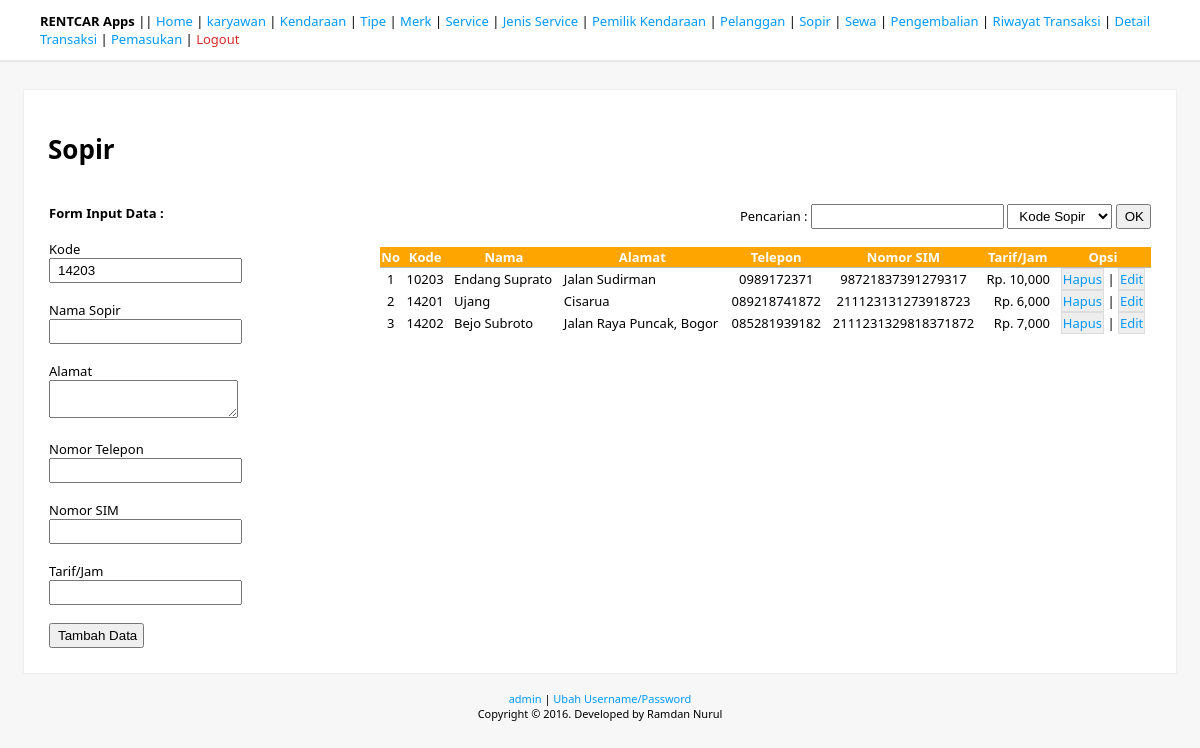
The app's page /sopir/index.php (signed in) with its own data.
### tables this page shows
CREATE TABLE IF NOT EXISTS `tb_sopir` (
  `IDSopir` varchar(7) NOT NULL,
  `NmSopir` varchar(25) NOT NULL,
  `AlmtSopir` text NOT NULL,
  `TelpSopir` varchar(20) NOT NULL,
  `NoSim` varchar(30) NOT NULL,
  `TarifPerJam` int(9) NOT NULL
);

### libs/pdo.class.crud.php (called while the page is built, shortened)
<?php
class crud extends PDO{
	public function select($tabel, $rows, $where = null, $order = null, $limit = null, $group = null){
		$command = 'SELECT '.$rows.' FROM '.$tabel;
		if ($where != null) {
			$command .=' WHERE '.$where;
		}
		if ($order != null) {
			$command .=' ORDER BY '.$order;
		}
		if ($limit != null) {
			$command .=' LIMIT '.$limit;
		}
		$query = parent::prepare($command);
		$query->execute();
		$posts = array();
		while ($row = $query->fetch(PDO::FETCH_ASSOC)) {
			$posts[] = $row;
		}
		return $this->result =  json_encode(array('stand'=>$posts));
	}
}
?>

### sopir/index.php (the view, shortened to what this page needs)
<?php
include("../libs/library.php");
$title_page = "Sopir";
$db_table = "tb_sopir";
$btn_submit = '<input type="submit" name="inp_submit" value="Tambah Data">';
$ambildata = json_decode($db->select($db_table,"*","IDSopir != '0'"));
$dis_input = "";
$primary = "IDSopir";
$e_inp_kode = getKode($db->select($db_table,$primary,"","$primary DESC","0,1"),$primary,"14");
$e_inp_nama = "";
$e_inp_alamat = "";
$e_inp_telp = "";
$e_inp_sim = "";
$e_inp_tarif = "";
$s_filter = array(
 'IDSopir' => "Kode Sopir",
 'NmSopir' => "Nama Sopir",
 'NoSim' => "Nomor Sim",
 'TarifPerJam' => "Tarif/Jam"
);
?>
<!DOCTYPE html>
<html>
<head>
    <link rel="stylesheet" href="../css/main.css">
</head>
<body>
<?php echo get_navbar1() ?>
<div class="kotak-utama">
<h1><?php echo $title_page ?></h1>
<br>
<table width="100%" border="0">
 <tr>
  <td width="30%" valign="top">
    <form method="post">
     <strong class="title-form"> Form Input Data :</strong> <br><br>
      Kode <br>
      <input type="text" name="inp_kode" value="<?php echo $e_inp_kode ?>" <?php echo $dis_input ?> required><br><br>
      Nama Sopir <br>
      <input type="text" name="inp_nama" value="<?php echo $e_inp_nama ?>" required><br><br>
       Alamat <br>
     <textarea type="text" name="inp_alamat" required><?php echo $e_inp_alamat ?></textarea><br><br>
       Nomor Telepon <br>
      <input type="text" name="inp_telp" value="<?php echo $e_inp_telp ?>" required><br><br>
       Nomor SIM <br>
      <input type="text" name="inp_sim" value="<?php echo $e_inp_sim ?>" required><br><br>
       Tarif/Jam <br>
      <input type="text" name="inp_tarif" value="<?php echo $e_inp_tarif ?>" required><br><br>
      <?php echo $btn_submit ?>
   </form>
  </td>
  <td valign="top">
   <form method="post" action="?f" class="align-right">
    Pencarian : <input type="text" name="inp_cari" value="<?php echo @$e_safe_cari ?>">
    <select name="inp_filter">
     <?php
    foreach($s_filter as $key => $value){
     $e_safe_filter==$key?$statSelect="Selected":$statSelect="";
     ?>
     <option value="<?php echo $key ?>" <?php echo $statSelect ?>><?php echo $value ?></option>
     <?php
    }
    ?>
    </select>
    <input type="submit" name="inp_btn_cari" value="OK">
   </form>
     <br>
   <table class="table" width="100%">
    <thead>
     <tr>
      <th>No</th>
      <th>Kode</th>
      <th>Nama</th>
      <th>Alamat</th>
      <th>Telepon</th>
      <th>Nomor SIM</th>
      <th>Tarif/Jam</th>
      <th>Opsi</th>
     </tr>
    </thead>
    <?php
    if (!count($ambildata->stand)) {
     $standMessage = "<center>Data Kosong!</center>";
    }else{
    foreach($ambildata->stand as $idx => $stand){
    $idx++;
    echo "<tbody><tr>";
    ?>
    <td>
     <?php echo $idx ?>
    </td>
    <td>
     <?php echo $stand->IDSopir ?>
    </td>
    <td class="align-left">
     <?php echo $stand->NmSopir ?>
    </td>
    <td class="align-left">
     <?php echo $stand->AlmtSopir ?>
    </td>
    <td>
     <?php echo $stand->TelpSopir ?>
    </td>
    <td>
     <?php echo $stand->NoSim ?>
    </td>
    <td class="align-right">
     <?php echo getFormatRupiah($stand->TarifPerJam) ?>
    </td>
    <td>
     <a href="?x/<?php echo $stand->IDSopir ?>">Hapus</a> |
     <a href="?e/<?php echo $stand->IDSopir ?>">Edit</a>
    </td>
    <?php
    echo "</tr></tbody>";
    }}
    ?>
   </table>
  </td>
 </tr>
</table>
</div>
 <br> <?php echo getFooter() ?> </body>
</html>

### css/main.css (style rules this page uses)
body { padding: 0; margin: 0; font-family: 'Segoe UI'; font-size: 13px; background: #F7F7F7; }
.kotak-utama { width: 92%; margin: auto; margin-top: 30px; padding: 2%; background: #FFF; box-shadow:0px 0px 1px 1px #EEE; }
.table > thead > tr { background: orange; color: #FFF; border-bottom: 1px solid #BBB; }
.table > tbody > tr > td { text-align: center; padding-left: 5px; padding-right: 5px; padding-top: 2px; padding-bottom: 2px; }
.table > tbody > tr > td > a { background: #eee; padding: 1px; border: 1px solid #DDD; transition: all ease 0.3s; }
.align-right { text-align: right!important; }
.align-left { text-align: left!important; }
table { border-collapse: collapse; }
a { text-decoration: none; color: #09f; cursor: pointer; }
form > input,form > select, form > select, form > textarea { padding: 3px; padding-left: 7px; padding-right: 5px; }

### records on screen
tb_sopir: IDSopir "10203", NmSopir "Endang Suprato", AlmtSopir "Jalan Sudirman", TelpSopir "0989172371", NoSim "98721837391279317", TarifPerJam "Rp. 10,000"
tb_sopir: IDSopir "14201", NmSopir "Ujang", AlmtSopir "Cisarua", TelpSopir "089218741872", NoSim "211123131273918723", TarifPerJam "Rp. 6,000"
tb_sopir: IDSopir "14202", NmSopir "Bejo Subroto", AlmtSopir "Jalan Raya Puncak, Bogor", TelpSopir "085281939182", NoSim "2111231329818371872", TarifPerJam "Rp. 7,000"

### other values on screen
$title_page "Sopir"
$_SESSION['config_username'] "admin"
form field inp_filter "Kode Sopir"
